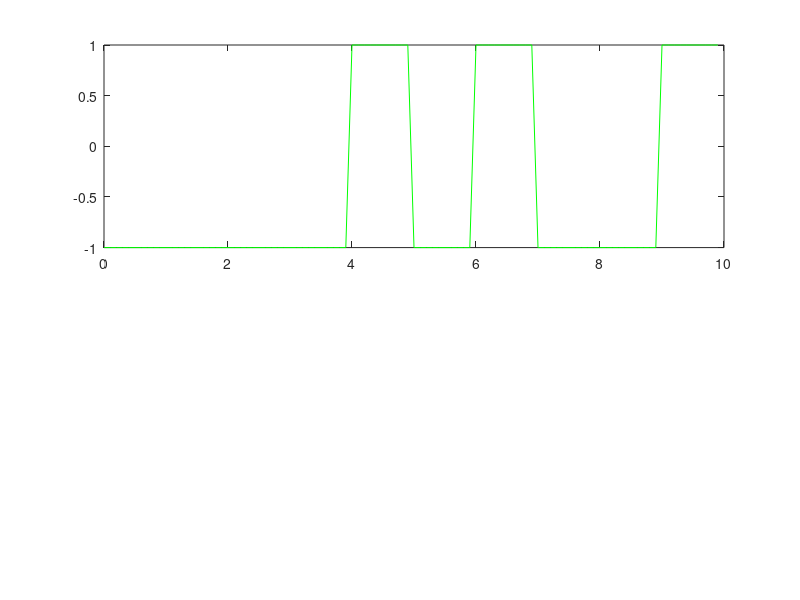

Write the MATLAB code that produced this figure. (Note: this script raises an error after producing the figure.)
%Connor Hughes
%CH E 152B
%HW 5

%% Exercise 11
clear, clc, close all;
load data-exercise-siso-1
figure
subplot(2, 1, 1)
plot(tsim, u, 'g')
ax = gca;
ax.FontSize = 20;
xlabel('time')
ylabel('u')
ylim([-1.2, 1.2])
lgd = legend('Input Signal');
lgd.FontSize = 14;
subplot(2, 1, 2)
scatter(tsim, ym, 'Marker', '.', 'MarkerEdgeColor', 'r')
ax = gca;
ax.FontSize = 20;
xlabel('time')
ylabel('y')
hold on

dat = iddata(ym', u', 0.1);
% sys = tfest(dat, 1);
%[pv1, pvsd1] = getpvec(sys)
sys = tfest(dat, 2);
[pv2, pvsd2] = getpvec(sys)
% sys = tfest(dat, 3);
% [pv3, pvsd3] = getpvec(sys)
% sys = tfest(dat, 4);
% [pv4, pvsd4] = getpvec(sys)

yest = lsim(sys, u, tsim)
plot(tsim, yest, 'b')
lgd = legend('Measured Response', 'Model Response');
lgd.FontSize = 14;

figure
sys_tf = tf(sys.Numerator, sys.Denominator);
step(sys_tf)
figure
step(sys)
ax = gca;
ax.FontSize = 20;
ylabel('Amplitude', 'FontSize', 20)
xlabel('Time', 'FontSize', 20)
title('Step Response', 'FontSize', 20)